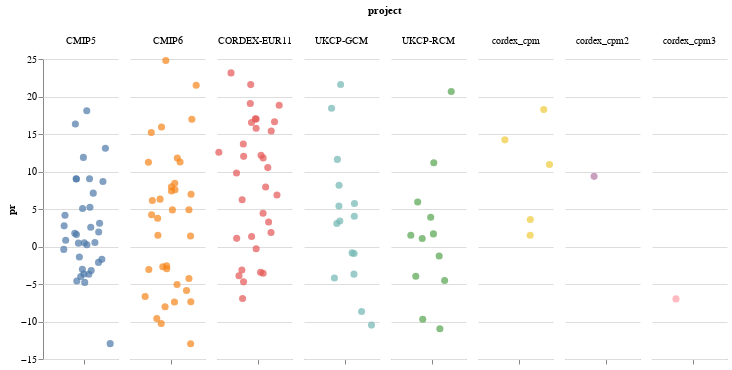

This figure's notebook cell:
### Code cell
# stripplot / jitter plot
djf = data.query("season_number==0").reset_index()
strip = (
    alt.Chart(djf, width=75)
    .mark_circle(size=50)
    .encode(
        x=alt.X(
            "jitter:Q",
            title=None,
            axis=alt.Axis(values=[0], ticks=True, grid=False, labels=False),
            scale=alt.Scale(),
        ),
        y=alt.Y("pr:Q"),
        color=alt.Color("project:N", legend=None),
        column=alt.Column(
            "project:N",
        ),
        tooltip=["dataset", "pr"],
    )
    .transform_calculate(
        # Generate Gaussian jitter with a Box-Muller transform
        jitter="sqrt(-2*log(random()))*cos(2*PI*random())"
    )
    .configure_facet(spacing=10)
    .configure_view(stroke=None)
)

strip

### Figure 1 — Vega-Lite specification as saved in the notebook (floating-point values rounded to 4 significant figures; data arrays with more than 128 entries replaced by an {"elided": "..."} marker saying what was removed)
{"config": {"view": {"continuousWidth": 400, "continuousHeight": 300, "stroke": null}, "facet": {"spacing": 10}}, "data": {"name": "data-f3d578c34753e2316eaf12d2e4cbeaec"}, "mark": {"type": "circle", "size": 50}, "encoding": {"color": {"type": "nominal", "field": "project", "legend": null}, "column": {"type": "nominal", "field": "project"}, "tooltip": [{"type": "nominal", "field": "dataset"}, {"type": "quantitative", "field": "pr"}], "x": {"type": "quantitative", "axis": {"grid": false, "labels": false, "ticks": true, "values": [0]}, "field": "jitter", "scale": {}, "title": null}, "y": {"type": "quantitative", "field": "pr"}}, "transform": [{"calculate": "sqrt(-2*log(random()))*cos(2*PI*random())", "as": "jitter"}], "width": 75, "$schema": "https://vega.github.io/schema/vega-lite/v4.8.1.json", "datasets": {"data-f3d578c34753e2316eaf12d2e4cbeaec": {"elided": "136 records"}}}
